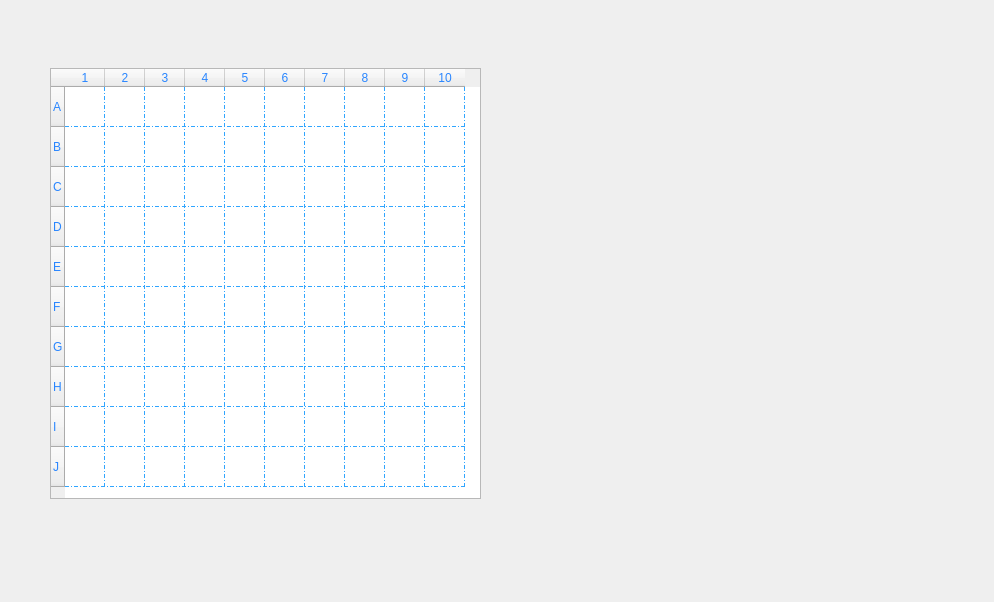
<?xml version="1.0" encoding="UTF-8"?>
<ui version="4.0">
 <class>DialogGetArm</class>
 <widget class="QDialog" name="DialogGetArm">
  <property name="geometry">
   <rect>
    <x>0</x>
    <y>0</y>
    <width>994</width>
    <height>602</height>
   </rect>
  </property>
  <property name="windowTitle">
   <string>Dialog</string>
  </property>
  <property name="styleSheet">
   <string notr="true">background-image: url(:/Recommended Source Files/Recommended Source Files/Images/Back.jpg);</string>
  </property>
  <widget class="GameBoard" name="tableWidget">
   <property name="enabled">
    <bool>true</bool>
   </property>
   <property name="geometry">
    <rect>
     <x>50</x>
     <y>68</y>
     <width>431</width>
     <height>431</height>
    </rect>
   </property>
   <property name="sizePolicy">
    <sizepolicy hsizetype="Preferred" vsizetype="Minimum">
     <horstretch>0</horstretch>
     <verstretch>0</verstretch>
    </sizepolicy>
   </property>
   <property name="minimumSize">
    <size>
     <width>381</width>
     <height>411</height>
    </size>
   </property>
   <property name="acceptDrops">
    <bool>true</bool>
   </property>
   <property name="accessibleDescription">
    <string/>
   </property>
   <property name="styleSheet">
    <string notr="true">font: 15pt &quot;BYRIL_Sea_Battle2&quot;;

color: rgb(41, 134, 255);

selection-background-color: rgb(0, 170, 255);

gridline-color: rgb(48, 165, 255);</string>
   </property>
   <property name="frameShape">
    <enum>QFrame::StyledPanel</enum>
   </property>
   <property name="lineWidth">
    <number>0</number>
   </property>
   <property name="verticalScrollBarPolicy">
    <enum>Qt::ScrollBarAlwaysOff</enum>
   </property>
   <property name="horizontalScrollBarPolicy">
    <enum>Qt::ScrollBarAlwaysOff</enum>
   </property>
   <property name="autoScroll">
    <bool>false</bool>
   </property>
   <property name="dragEnabled">
    <bool>true</bool>
   </property>
   <property name="dragDropMode">
    <enum>QAbstractItemView::DragDrop</enum>
   </property>
   <property name="defaultDropAction">
    <enum>Qt::MoveAction</enum>
   </property>
   <property name="selectionMode">
    <enum>QAbstractItemView::NoSelection</enum>
   </property>
   <property name="iconSize">
    <size>
     <width>40</width>
     <height>40</height>
    </size>
   </property>
   <property name="gridStyle">
    <enum>Qt::DashDotLine</enum>
   </property>
   <property name="cornerButtonEnabled">
    <bool>false</bool>
   </property>
   <property name="rowCount">
    <number>10</number>
   </property>
   <property name="columnCount">
    <number>10</number>
   </property>
   <attribute name="horizontalHeaderCascadingSectionResizes">
    <bool>false</bool>
   </attribute>
   <attribute name="horizontalHeaderMinimumSectionSize">
    <number>40</number>
   </attribute>
   <attribute name="horizontalHeaderDefaultSectionSize">
    <number>40</number>
   </attribute>
   <attribute name="verticalHeaderMinimumSectionSize">
    <number>40</number>
   </attribute>
   <attribute name="verticalHeaderDefaultSectionSize">
    <number>40</number>
   </attribute>
   <row>
    <property name="text">
     <string>A</string>
    </property>
    <property name="font">
     <font>
      <fontweight>Thin</fontweight>
     </font>
    </property>
   </row>
   <row>
    <property name="text">
     <string>B</string>
    </property>
   </row>
   <row>
    <property name="text">
     <string>C</string>
    </property>
   </row>
   <row>
    <property name="text">
     <string>D</string>
    </property>
   </row>
   <row>
    <property name="text">
     <string>E</string>
    </property>
   </row>
   <row>
    <property name="text">
     <string>F</string>
    </property>
   </row>
   <row>
    <property name="text">
     <string>G</string>
    </property>
   </row>
   <row>
    <property name="text">
     <string>H</string>
    </property>
   </row>
   <row>
    <property name="text">
     <string>I</string>
    </property>
   </row>
   <row>
    <property name="text">
     <string>J</string>
    </property>
   </row>
   <column/>
   <column/>
   <column/>
   <column/>
   <column/>
   <column/>
   <column/>
   <column/>
   <column/>
   <column/>
   <item row="0" column="0">
    <property name="text">
     <string/>
    </property>
   </item>
   <item row="3" column="2">
    <property name="text">
     <string/>
    </property>
   </item>
  </widget>
 </widget>
 <customwidgets>
  <customwidget>
   <class>GameBoard</class>
   <extends>QTableWidget</extends>
   <header location="global">gameboard.h</header>
  </customwidget>
 </customwidgets>
 <resources/>
 <connections/>
</ui>
